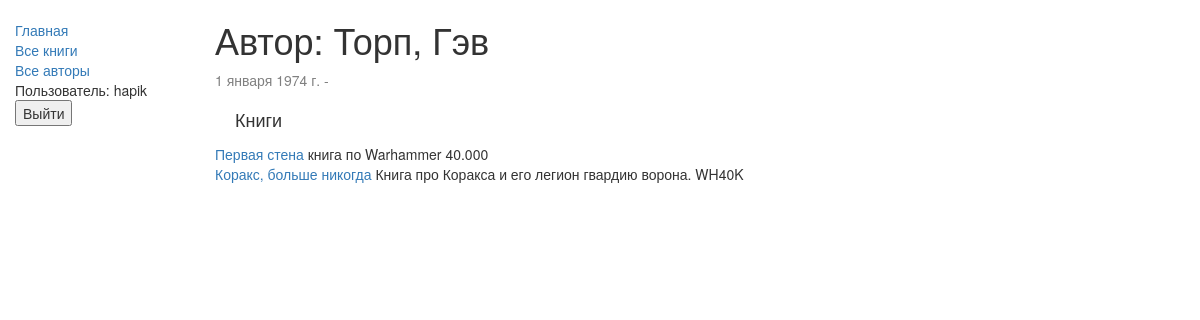
The page /catalog/author/1 (signed in) on the database its author committed.
### catalog/models.py (models this page shows, shortened)
class Author(models.Model):
    first_name = models.CharField(max_length=100)
    last_name = models.CharField(max_length=100)
    date_of_birth = models.DateField(null=True, blank=True)
    date_of_death = models.DateField('Died', null=True, blank=True)

class Book(models.Model):
    title = models.CharField(max_length=200)
    author = models.ForeignKey('Author', on_delete=models.SET_NULL, null=True)
    summary = models.TextField(max_length=1000, help_text="Enter a brief description of the book")
    isbn = models.CharField('ISBN',max_length=13, help_text='13 Character <a href="https://www.isbn-international.org/content/what-isbn">ISBN number</a>')
    genre = models.ManyToManyField(Genre, help_text="Select a genre for this book")
    def __str__(self):
        return self.title
    def display_genre(self):
        return ', '.join([ genre.name for genre in self.genre.all()[:3] ])
    display_genre.short_description = 'Genre'

### catalog/views.py (the view)
# urls.py: re_path(r'^author/(?P<pk>\d+)$', views.AuthorDetailView.as_view(), name='author-detail'),
class AuthorDetailView(generic.DetailView):
    model = Author

### catalog/templates/catalog/author_detail.html
{% extends "base_generic.html" %}
{% block content %}
<h1>Автор: {{ author.last_name }}, {{ author.first_name }}</h1>
<p style="color: gray">{{author.date_of_birth}} -</p>
<h4 style="margin: 20px 0 15px 20px">Книги</h4>
 {% for book in author.book_set.all %}
    <a href="{% url 'book-detail' book.pk %}">{{ book }}</a>
    {{ book.summary }} <br>
    {% empty %}
    <p>У автора нет книг</p>
    {% endfor %}
{% endblock %}

### catalog/templates/base_generic.html (shortened to what this page needs)
<!doctype html>
<html lang="en">
<head>
    <link
            rel="stylesheet"
            href="https://maxcdn.bootstrapcdn.com/bootstrap/3.3.7/css/bootstrap.min.css"/>
    {% load static %}
    <link rel="stylesheet" href="{% static 'css/styles.css' %}"/>
</head>
<body>
<div class="container-fluid">
    <div class="row">
        <div class="col-sm-2">
            {% block sidebar %}
            <ul class="sidebar-nav">
                <li><a href="{% url 'index' %}">Главная</a></li>
                <li><a href="{% url 'books' %}">Все книги</a></li>
                <li><a href="{% url 'authors' %}">Все авторы</a></li>
                {% if user.is_authenticated %}
                <li>Пользователь: {{ user.get_username }}</li>
                <li>
                    <form action="{% url 'logout'%}?next={{request.path}}" method="post">
                        <button class="dropdown-item" type="submit">Выйти</button>
                    </form>
                </li>
                <br> {% else %}
                <form action="{% url 'login' %}" method="post"> {% csrf_token %}
                    <button class="dropdown-item" type="submit">Войти</button>
                </form>
                {% endif %}
            </ul>
            {% endblock %}
        </div>
        <div class="col-sm-10 ">{% block content %}{% endblock %}</div>
    </div>
</div>
</body>
</html>

### catalog/static/css/styles.css (style rules this page uses)
.sidebar-nav { margin-top: 20px; padding: 0; list-style: none; }

### rows shown on the page
Author: last_name "Торп", first_name "Гэв", date_of_birth "1 января 1974 г."
Book: title "Первая стена", summary "книга по Warhammer 40.000"
Book: title "Коракс, больше никогда", summary "Книга про Коракса и его легион гвардию ворона. WH40K"

### other values the page prints
{{ user.get_username }} "hapik"
